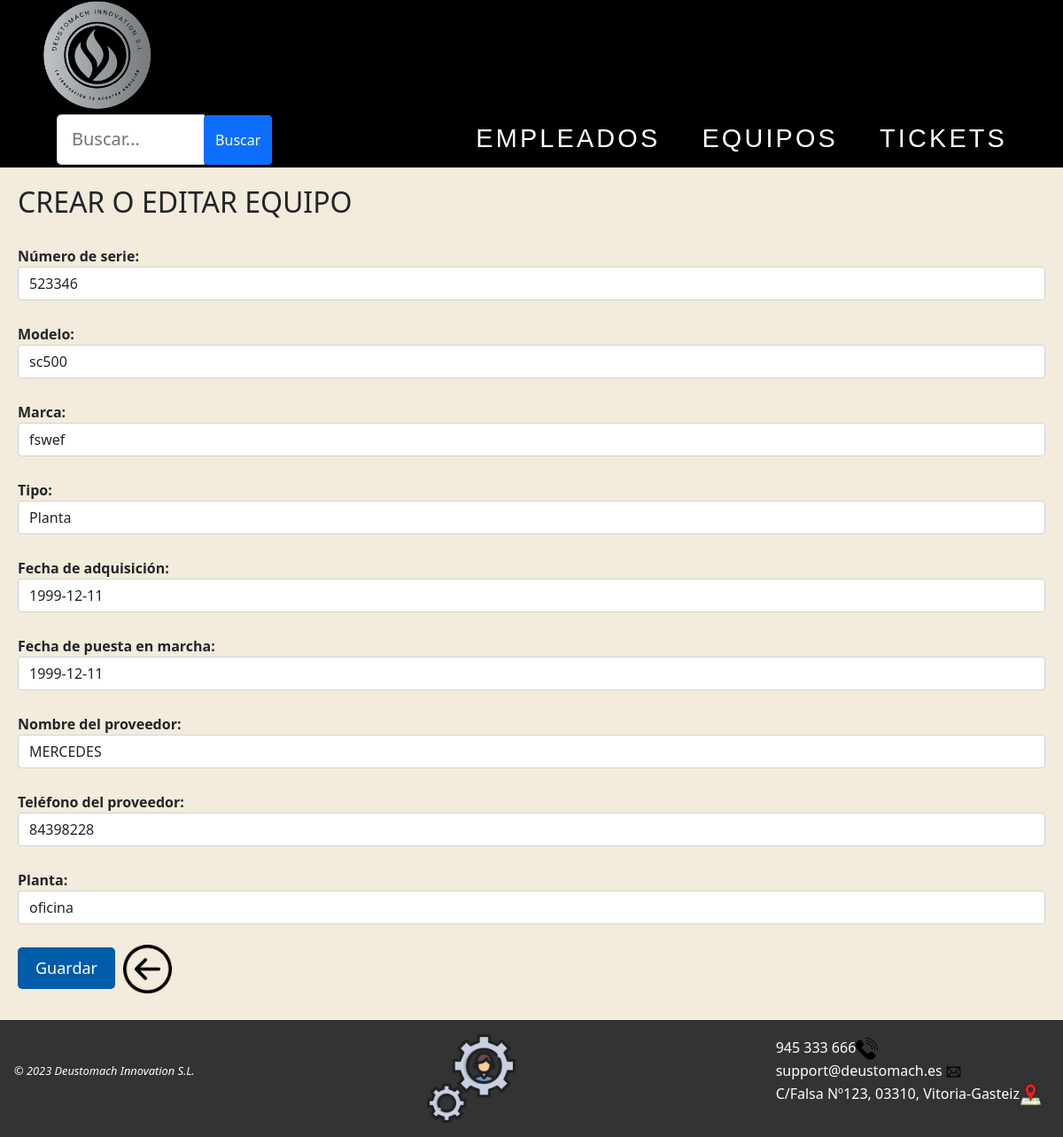
Screenshot of /AppWeb/modificarEquipo/6/ with the database file from the repository.
### AppWeb/models.py (models this page shows, shortened)
class Equipo(models.Model):
    nserie = models.CharField(max_length=20, unique=True)
    modelo = models.CharField(max_length=50)
    marca = models.CharField(max_length=30)
    tipo = models.CharField(max_length=20)
    fechaAdquisicion = models.DateField(null=True, blank=True)
    fechaPuestaMarcha = models.DateField(null=True, blank=True)
    provNombre = models.CharField(max_length=30)
    provTelefono = models.IntegerField(default=0)
    planta = models.CharField(max_length=15)

### AppWeb/views.py (the view)
# urls.py: path('AppWeb/modificarEquipo/<int:pk>/',views.ModificarEquipo.as_view(), name='modificar-equipo'),
class ModificarEquipo(UpdateView):
    form_class = FormEquipo
    template_name = 'creaEquipo.html'
    model = Equipo
    success_url = reverse_lazy('gestion:listado-equipo')

### AppWeb/forms.py
class FormEquipo(forms.ModelForm):
    class Meta:
        model = Equipo
        fields = '__all__'
        labels = {
        "nserie": "Número de serie",
        "fechaAdquisicion": "Fecha de adquisición",
        "fechaPuestaMarcha": "Fecha de puesta en marcha",
        "provNombre": "Nombre del proveedor",
        "provTelefono": "Teléfono del proveedor"}
        widgets = {
            'nserie': forms.TextInput(attrs={'class':'form-control'}),
            'modelo': forms.TextInput(attrs={'class':'form-control'}),
            'marca': forms.TextInput(attrs={'class':'form-control'}),
            'tipo': forms.TextInput(attrs={'class':'form-control'}),
            'fechaAdquisicion': forms.DateInput(attrs={'class':'form-control'}),
            'fechaPuestaMarcha': forms.DateInput(attrs={'class':'form-control'}),
            'provNombre': forms.TextInput(attrs={'class':'form-control'}),
            'provTelefono': forms.NumberInput(attrs={'class':'form-control'}),
            'planta': forms.TextInput(attrs={'class':'form-control'}),
        }

### AppWeb/Templates/creaEquipo.html
{% extends "homeEquipos.html" %}
{% load static %}
{% block contenido %}
<div class="contenido">
    <h2>CREAR O EDITAR EQUIPO</h2>
    <form method="POST" id="miFormulario" novalidate>
        {% csrf_token %} {{form.as_p}}
        <button type="submit" class="Guardar">Guardar</button>
        <a href="{% url 'gestion:listado-equipo' %}"><img class="atras" src="{% static 'images/back.png' %}" title="Volver a la página anterior"></a>
    </form>
</div>
{% endblock %}

### AppWeb/static/css/Estilo.css (style rules this page uses)
img { max-width: 100%; height: auto; }
body { background-color: #f3ebdc; position: relative; display: flex; flex-direction: column; min-height: 100vh; }
button { background-color: #005CA9; color: #fff; font-size: 18px; padding: 10px 20px; margin-top: 10px; border: none; border-radius: 5px; cursor: pointer; transition: all 0.3s ease; }
.contenido { margin: 0 auto; max-width: 1400px; padding: 20px; }
form { flex-direction: column; align-items: center; margin-top: 20px; }
label { font-weight: bold; margin-top: 10px; }
.atras { width: 55px; margin-bottom: 10px; margin-top: 7px; margin-left: 5px; }
a { color: white; text-decoration: none; }

### rows the page displays
Equipo: nserie "523346", modelo "sc500", marca "fswef", tipo "Planta", fechaAdquisicion "1999-12-11", fechaPuestaMarcha "1999-12-11", provNombre "MERCEDES", provTelefono "84398228", planta "oficina"
